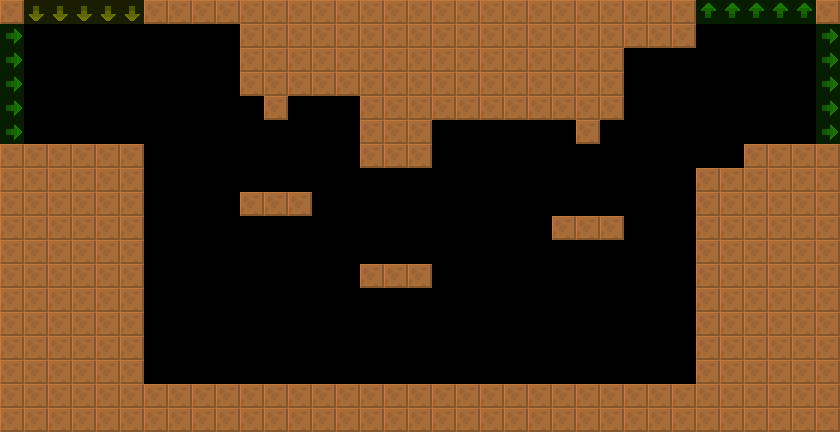

The image is a tile-based game level rendered from a .tmx file. Its description and source (layers, tilesets, objects; grid data summarised) follow:
An orthogonal 35x18 tile map with 24x24 px tiles, 2 tile layers (col, lnk), 2 tilesets and 6 objects (3x RotatingBall, 2x UnstablePF, Spikes).

<map version="1.4" tiledversion="1.4.2" orientation="orthogonal" renderorder="right-down" width="35" height="18" tilewidth="24" tileheight="24" infinite="0" nextlayerid="4" nextobjectid="8">
 <tileset firstgid="6" source="../../lnk.tsx" />
 <tileset firstgid="1" source="../../col.tsx" />
 <layer id="1" name="col" width="35" height="18">
  <data>[630 cells, 292 non-empty, 1 distinct tile ids]</data>
 </layer>
 <layer id="2" name="lnk" width="35" height="18" opacity="0.5">
  <data>[630 cells, 20 non-empty, 3 distinct tile ids]</data>
 </layer>
 <objectgroup id="3" name="markers" opacity="0.5">
  <object id="1" name="RotatingBall" type="RotatingBall" x="264" y="96" width="24" height="24">
   <properties>
    <property name="yr" value="0" />
    <property name="xr" value="0" />
   </properties>
  </object>
  <object id="2" name="RotatingBall" type="RotatingBall" x="576" y="120" width="24" height="24">
   <properties>
    <property name="yr" value="0" />
    <property name="xr" value="0" />
   </properties>
  </object>
  <object id="3" name="UnstablePF" type="UnstablePF" x="192" y="192" width="48" height="24">
   <properties>
    <property name="yr" value="0" />
    <property name="xr" value="0" />
   </properties>
  </object>
  <object id="4" name="RotatingBall" type="RotatingBall" x="384" y="264" width="24" height="24">
   <properties>
    <property name="yr" value="0" />
    <property name="xr" value="0" />
   </properties>
  </object>
  <object id="5" name="UnstablePF" type="UnstablePF" x="432" y="264" width="72" height="24">
   <properties>
    <property name="yr" value="0" />
    <property name="xr" value="0" />
   </properties>
  </object>
  <object id="6" name="Spikes" type="Spikes" x="144" y="360" width="552" height="24">
   <properties>
    <property name="yr" value="0" />
    <property name="xr" value="0" />
   </properties>
  </object>
 </objectgroup>
</map>
